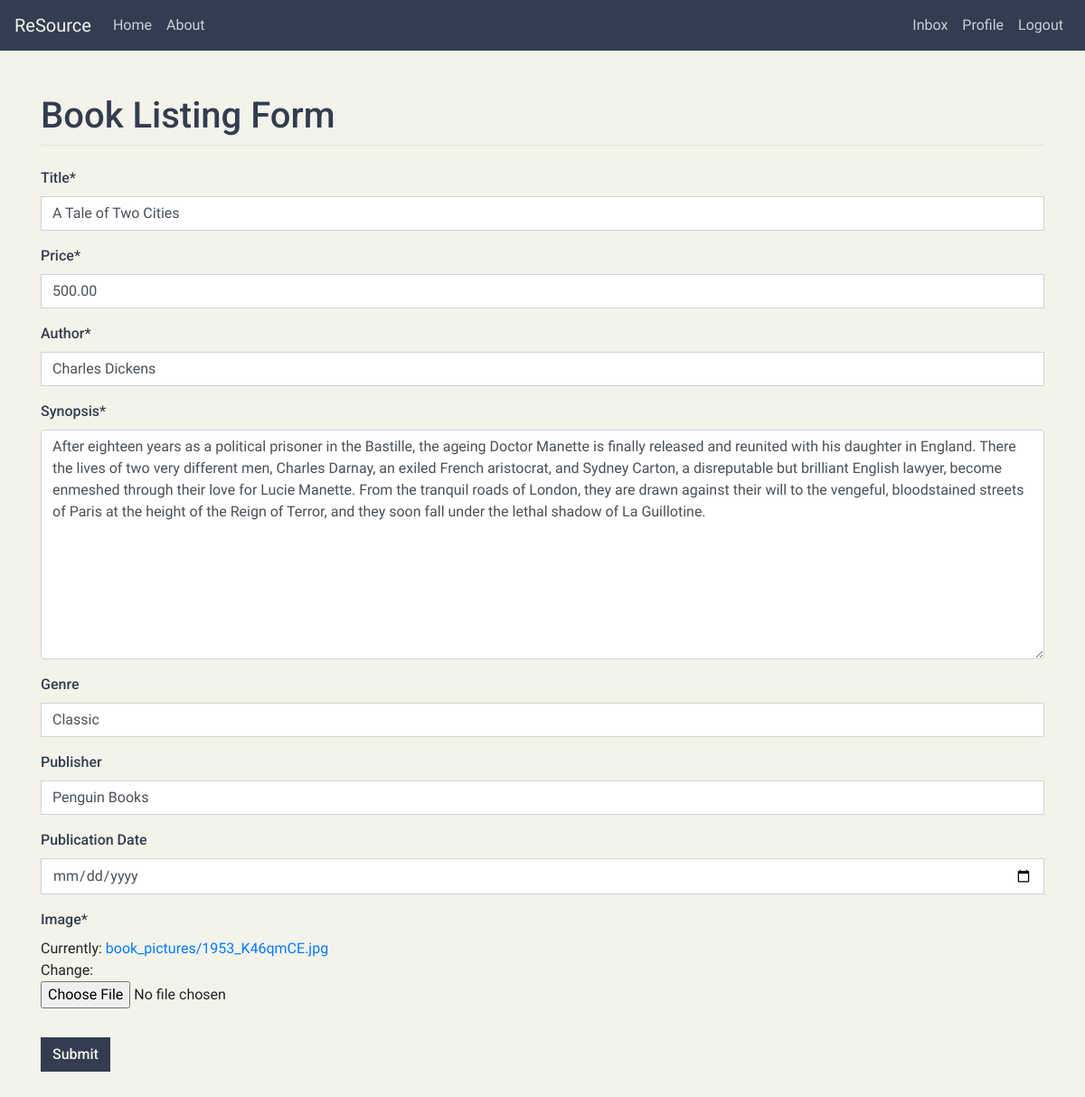
The page /book/9/update/ (signed in) on the database its author committed.
### shop/models.py (models this page shows)
class Book(models.Model):
	title = models.CharField(max_length=255)
	price = models.DecimalField(max_digits=8,decimal_places=2, validators=[MinValueValidator(0)])
	author = models.CharField(max_length=255)
	synopsis = models.TextField()
	genre = models.CharField(max_length=255, blank=True)
	publisher = models.CharField(max_length=255, blank=True)
	publicationDate = models.DateField(null=True, blank=True, verbose_name='Publication Date')
	image = models.ImageField(upload_to="book_pictures")
	timestamp = models.DateTimeField(default=timezone.now)
	seller = models.ForeignKey(User, on_delete=models.CASCADE)
	"""

	__str__ method (Created on 0/21/20) - This creates a more readable string representation of the object.
	It takes in the instance of the class itself and returns the title of the book.

	"""
	def __str__(self):
		return self.title
	"""

	get_absolute_url method (Created on 0/21/20) - It tell Django how to calculate the canonical URL for an object.
	It takes in the instance of the class itself return a string that can be used to refer to the object over HTTP.

	"""
	def get_absolute_url(self):
		return reverse('book-detail',kwargs={'pk': self.pk})

### shop/views.py (the view)
# urls.py: path('book/<int:pk>/update/', BookUpdateView.as_view(), name='book-update'),
class BookUpdateView(LoginRequiredMixin, UserPassesTestMixin, UpdateView):
	model = Book
	form_class = BookCreateForm
	"""

	form_valid method (Created on 1/22/20) -  Re: form_valid method in BookCreateView

	"""
	def form_valid(self,form):
		form.instance.seller = self.request.user
		return super().form_valid(form)
	"""

	test_func method (Created on 1/22/20) -  This method checks if the seller associated with
	a particular listing is the current logged-in user themself. It returns a boolean value of
	either True or False.

	"""
	def test_func(self):
		book = self.get_object()
		if self.request.user == book.seller:
			return True
		return False

### shop/forms.py
class BookCreateForm(forms.ModelForm):
	class Meta:
		model = Book
		fields = ['title','price','author','synopsis','genre','publisher','publicationDate','image']
		widgets = {
			'publicationDate': forms.TextInput(attrs={'type':'date'}),
		}

### shop/templates/shop/book_form.html (shortened to what this page needs)
{% extends "shop/base.html" %}
{% load crispy_forms_tags %}
{% block content %}
<div class="container my-5" id="book-form-container">
	<form method="POST"  enctype='multipart/form-data' novalidate>
		<fieldset class="form-group">
			<legend class="border-bottom mb-4" id="book-form-title"><h1>Book Listing Form</h1></legend>
			{{ form|crispy }}
		</fieldset>
		<div class="form-group">
			<button class="btn btn-info" type="submit"> Submit </button>
		</div>
	</form>
</div>
{% endblock content %}

### shop/static/shop/main.css (style rules this page uses)
body { background: #F4F3EA; font-family: 'Gelasio', serif; }
.btn-info { background-color: #333D51; color: #F4F3EA; border-radius: 0px; border: 1px solid #333D51; font-family: 'Roboto', sans-serif !important; font-weight:500; }
#book-list-title > a, #book-list-subtitle, #read-more, #book-detail-title, #book-form-title, label, #user-name, #register-title, #login-title { font-family: 'Roboto', sans-serif !important; font-weight:500; color: #333D51 !important; }
input { border-radius:0px !important; }

### rows shown on the page
Book: title "A Tale of Two Cities", price "500.00", author "Charles Dickens", synopsis "After eighteen years as a political prisoner in the Bastille, the ageing Doctor Manette is finally released and reunited with his daughter in England. There the lives of two very different men, Charles Darnay, an exiled French aristocrat, and Sydney Carton, a disreputable but brilliant English lawyer, become enmeshed through their love for Lucie Manette. From the tranquil roads of London, they are drawn against their will to the vengeful, bloodstained streets of Paris at the height of the Reign of Terror, and they soon fall under the lethal shadow of La Guillotine.", genre "Classic", publisher "Penguin Books"
